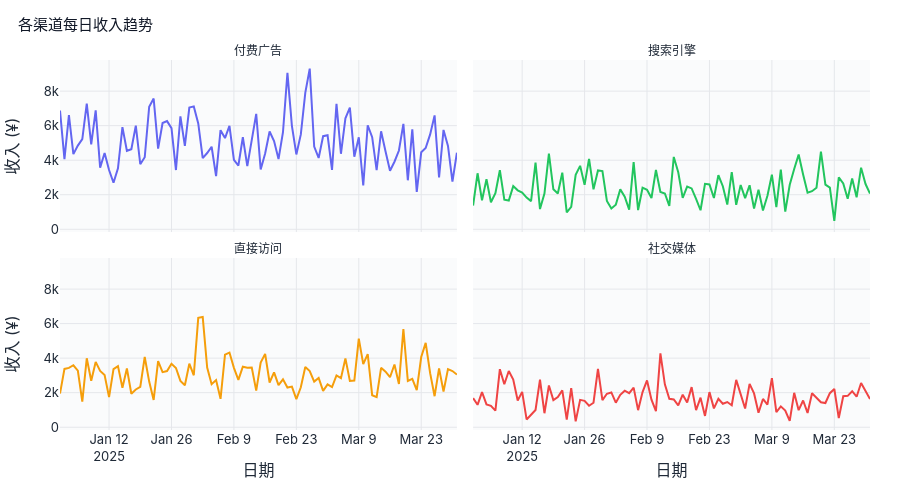

The notebook cell saved with this chart:
### Markdown cell above
---

## 3. 各渠道收入趋势对比

四个渠道拆分为独立子图，方便观察趋势差异。

### Code cell
daily_ch = ALL_ORDERS[ALL_ORDERS['status'] == '已完成'].groupby(['order_date', 'channel']).agg(
    revenue=('amount', 'sum')).reset_index()
fig = px.line(daily_ch, x='order_date', y='revenue', facet_col='channel', facet_col_wrap=2,
              color='channel', title='各渠道每日收入趋势',
              labels={'order_date': '日期', 'revenue': '收入 (¥)', 'channel': '渠道'},
              color_discrete_sequence=COLORS)
fig.update_layout(height=480, showlegend=False)
fig.for_each_annotation(lambda a: a.update(text=a.text.split('=')[-1], font=dict(size=12)))
fig.show()
